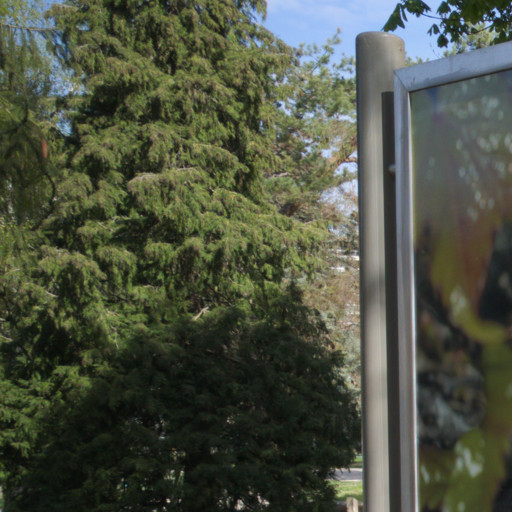
#> input picture steganography/text_steeganography/images/cover_image.jpg, 512 x 512 px
$ python main.py
#> lines starting #> are read from the running program, lines starting #| are printed output that depends on the picture; after the words box and inside, x2 and y2 are one past the last pixel; in counts of white or black regions, pixels touching at a corner belong together
### steganography/text_steeganography/embed.py
import cv2
from utils import text_to_binary

def embed_text_in_image(image_path, text, output_image_path):
    """Embed text into the image"""
#> called with image_path = 'images/cover_image.jpg', text = 'This is an image steganography project', output_image_path = 'images/output_image.png'

    image = cv2.imread(image_path)
#> image is the input picture: shape (512, 512, 3); mean B, G, R 66.3, 81.6, 76.2

    # Convert text to binary and append end marker (##)
    text_with_marker = text + '##'
    binary_text = text_to_binary(text_with_marker)

    data_index = 0
    for i in range(image.shape[0]):
        for j in range(image.shape[1]):
            for k in range(image.shape[2]):  # Iterate through RGB channels
                if data_index < len(binary_text):
                    # Modify the least significant bit
                    image[i][j][k] = (image[i][j][k] & ~1) | int(binary_text[data_index])
                    data_index += 1
#> image: shape (512, 512, 3); 0.03% of pixels changed, all inside (x1, y1, x2, y2) = (0, 0, 105, 1)
#> after the loop, data_index = 320

    # Save the modified image
    cv2.imwrite(output_image_path, image)

### steganography/text_steeganography/plot.py
import matplotlib.pyplot as plt

def plot_images(original_image_path, embedded_image_path):
    """Plot the original and modified images side by side."""
#> called with original_image_path = 'images/cover_image.jpg', embedded_image_path = 'images/output_image.png'
    # Load images
    original_image = plt.imread(original_image_path)
    modified_image = plt.imread(embedded_image_path)

    # Create a figure to hold the images
    plt.figure(figsize=(7, 7))

    # Plot original image
    plt.subplot(1, 2, 1)
    plt.imshow(original_image)
    plt.title('Original Image')
    plt.axis('off')

    # Plot embedded image
    plt.subplot(1, 2, 2)
    plt.imshow(modified_image)
    plt.title('Embedded Image')
    plt.axis('off')

    # Show the plot
    plt.tight_layout()
    plt.show()
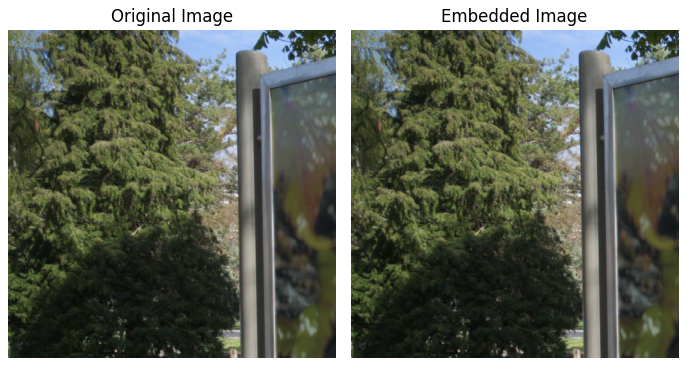
#> figure drawn by matplotlib, 2 panels

### steganography/text_steeganography/extract.py
import cv2
from utils import binary_to_text, text_to_binary

def extract_text_from_image(image_path):
    """Extract text from the image."""
#> called with image_path = 'images/output_image.png'
    # Read the image
    image = cv2.imread(image_path)

    binary_text = ''
    for i in range(image.shape[0]):
        for j in range(image.shape[1]):
            for k in range(image.shape[2]):  # Iterate through RGB channels
                binary_text += str(image[i][j][k] & 1)

    # Split binary text by end marker (##)
    end_marker = text_to_binary('##')
    binary_text_parts = binary_text.split(end_marker)
#> binary_text_parts = 20 items

    # Convert binary back to text until the marker
    extracted_text = binary_to_text(binary_text_parts[0])
#> extracted_text = 'This is an image steganography project'
    return extracted_text

### steganography/text_steeganography/utils.py
def text_to_binary(text):
    """Convert text to binary string."""
    return ''.join(format(ord(c), '08b') for c in text)

def binary_to_text(binary):
    """Convert binary string back to text."""
    chars = [binary[i:i + 8] for i in range(0, len(binary), 8)]
    return ''.join(chr(int(char, 2)) for char in chars if int(char, 2) != 0)

### steganography/text_steeganography/main.py
from embed import embed_text_in_image
from extract import extract_text_from_image
from plot import plot_images

def main():
    image_path = 'images/cover_image.jpg'
    output_image_path = 'images/output_image.png'
    text_message = 'This is an image steganography project'

    # Embed the text in the image
    embed_text_in_image(image_path, text_message, output_image_path)

    # Plot embedded image after embedding text
    plot_images(image_path, output_image_path)

    # Extract the text from the modified image
    extracted_text = extract_text_from_image(output_image_path)
#> extracted_text = 'This is an image steganography project'
    print('Extracted Text:', extracted_text)
#| Extracted Text: This is an image steganography project

if __name__ == "__main__":
    main()
